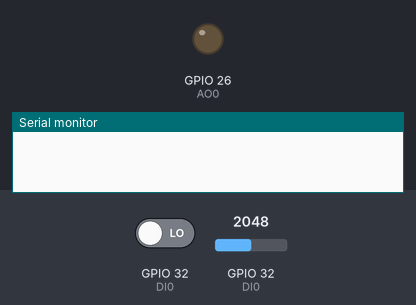
This sketch was run on a simulated ESP32. Shown: output pins drawn as LEDs (lit = HIGH), the last lines printed to the serial monitor. The inputs (shaded band) are chosen by the test bench; at power-on: GPIO 32 (DI0) LOW, GPIO 32 (DI0) = 2048.

Above: at 0.0 s.
At 21.7 s:
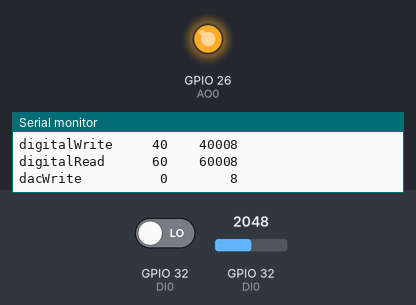
Timing chart, 0 to 23.2 s (numbered marks = the images above):
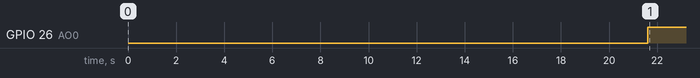

The sketch:

M3-01-EX_TIME.ino
```cpp
/* Program : Execution Time
 * Menggunakan millis dan micros
 * untuk mengukur waktu eksekusi
 * (c) Eko M. Budi, 2022
 */

// BAUD serial
// coba ubah ke 115200, 9600
#define BAUD 9600
#define PROG_NAME "Ukur waktu eksekusi"

// Pin Standar kit ESCOPE 2020
#define DO0 13
#define DO1 12
#define DO2 14
#define DO3 27
#define DO4 33

#define DI0 32
#define DI1 35
#define DI2 34
#define DI3 39
#define DI4 36

#define AO0 26
#define AO1 25

#define LED0 5
#define BT0 4
#define BT1 16
#define BT2 17

#define N_TEST 10000
unsigned long ms_start, ms_finish;
unsigned long us_start, us_finish;

void printData(char *test){
  char buff[40];
  sprintf(buff, "%-12s %6lu %8lu", test,
    ms_finish-ms_start,
    us_finish-us_start);
  Serial.println(buff);
}

void setup() {
  Serial.begin(BAUD);
  delay(1000);
  Serial.println();
  Serial.println(PROG_NAME);
}

void loop() {
  Serial.print("Test serial");
  // Test mengukur kirim data serial
  ms_start=millis();
  us_start=micros();
  for(int i=0; i< N_TEST; i++) {
     Serial.print(".");
  }
  us_finish=micros();
  ms_finish=millis();

  Serial.println();
  Serial.print("N_TEST=");
  Serial.println(N_TEST);
  Serial.println("Test             mS       uS");

  printData("print()");

  // Test mengukur delay
  ms_start=millis();
  us_start=micros();
  delay(N_TEST);
  us_finish=micros();
  ms_finish=millis();
  printData("delay(N)");

  // Test mengukur delay
  ms_start=millis();
  us_start=micros();
  delayMicroseconds(N_TEST);
  us_finish=micros();
  ms_finish=millis();
  printData("delayUS(N)");


  // Test mengukur delay
  ms_start=millis();
  us_start=micros();
  for(int i=0; i< N_TEST; i++) {
    long a = 10000;
    long b = 30000;
    long c = 20000;
    long d = a * b / c;
  }
  us_finish=micros();
  ms_finish=millis();
  printData("long calc");

  // Test mengukur delay
  ms_start=millis();
  us_start=micros();
  for(int i=0; i< N_TEST; i++) {
    double a = 10000;
    double b = 30000;
    double c = 20000;
    double d = a * b / c;
  }
  us_finish=micros();
  ms_finish=millis();
  printData("double calc");

  // Test mengukur delay
  ms_start=millis();
  us_start=micros();
  for (int i=0; i<N_TEST; i++) {
    digitalWrite(DO0, i & 1);
  }
  us_finish=micros();
  ms_finish=millis();
  printData("digitalWrite");

  // Test mengukur delay
  ms_start=millis();
  us_start=micros();
  for (int i=0; i<N_TEST; i++) {
    digitalRead(DI0);
  }
  us_finish=micros();
  ms_finish=millis();
  printData("digitalRead");

  // Test mengukur delay
  ms_start=millis();
  us_start=micros();
  for (int i=0; i<N_TEST; i++) {
    dacWrite(AO0, i);
  }
  us_finish=micros();
  ms_finish=millis();
  printData("dacWrite");

  // Test mengukur delay
  ms_start=millis();
  us_start=micros();
  for (int i=0; i<N_TEST; i++) {
    analogRead(DI0);
  }
  us_finish=micros();
  ms_finish=millis();
  printData("analogRead");

  Serial.println("-------------------");
  delay(10000);

  /* cobalah mengukur lama eksekusi
   * perintah membaca INA
   *   getShuntVoltage_mV();
   *   getBusVoltage_V();
   *   getCurrent_mA();
   *   getPower_mW();
   */
}
```

Measured:
- by itself, GPIO 26 (AO0): LOW → HIGH at 21.6 s
